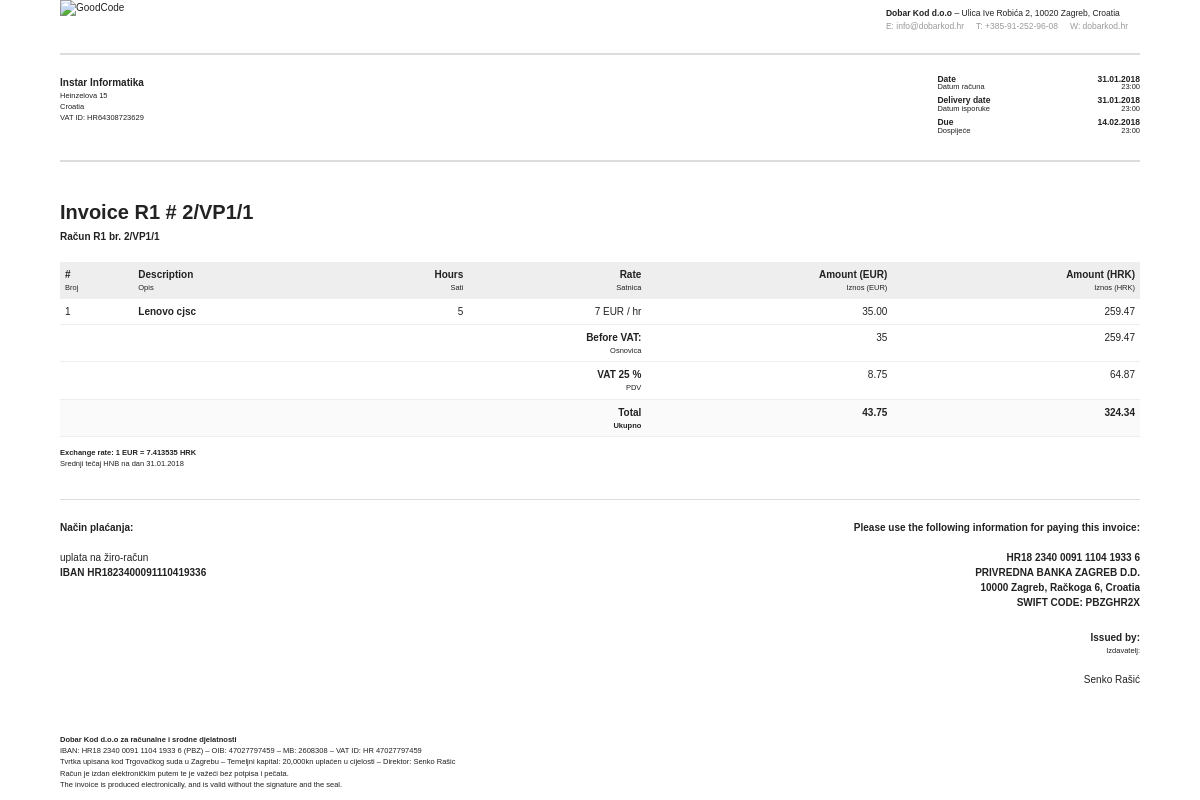
The app's page /invoice/2/ (signed in) with its own data.
### invoice/models.py (models this page shows, shortened)
class Invoice(models.Model):
    class Meta:
        verbose_name = 'Račun'
        verbose_name_plural = 'Računi'
    created = models.DateTimeField(
        'Datum izrade računa',
        max_length=120,
        default=now,
        editable=True)
    seq = models.IntegerField(
        'Broj računa',
        default=get_latest_invoice,
        editable=True)
    due_date = models.DateTimeField(
        'Datum dospijeća',
        max_length=120,
        default=now,
        editable=True)
    client = models.ForeignKey(
        Client,
        on_delete=models.CASCADE,
        related_name=u'invoices',
        verbose_name='Klijent')
    currency = models.CharField(
        'Valuta',
        max_length=120,
        choices=Client.CURRENCY_CHOICES,
        default=Client.CURRENCY_DEFAULT)
    default_payment_method = models.CharField(
        'Način plaćanja',
        max_length=120,
        choices=Client.PAYMENT_METHOD_CHOICES,
        default=Client.PAYMENT_METHOD_DEFAULT)
    exchange_rate = models.DecimalField(
        u'Tečaj',
        max_digits=12,
        decimal_places=6,
        default="1.00",
        null=True)
    vat_value = models.DecimalField(
        u'VAT',
        max_digits=3,
        decimal_places=2,
        blank=True)
    paid = models.BooleanField('Račun je plačen', default=False)
    @property
    def subtotal(self):
        val = self.items.aggregate(subtotal=models.Sum(u'amount'))[u'subtotal']
        return Decimal(val) if val is not None else Decimal(0)
    @property
    def subtotal_hrk(self):
        return _round2(self.subtotal * self.exchange_rate)
    @property
    def vat_amount(self):
        return _round2(self.subtotal * self.vat_value)
    @property
    def vat_hrk(self):
        return _round2(self.subtotal_hrk * self.vat_value)
    @property
    def total(self):
        return _round2(self.subtotal + self.vat_amount)
    @property
    def total_hrk(self):
        return _round2(self.subtotal_hrk + self.vat_hrk)
    @property
    def has_hourly(self):
        return self.items.filter(is_hourly=True).exists()
    def __str__(self):
        return str(self.seq) + '/VP1/1'

class Client(models.Model):
    CURRENCY_HRK = u'HRK'
    CURRENCY_EUR = u'EUR'
    CURRENCY_USD = u'USD'
    CURRENCY_AUD = u'AUD'
    CURRENCY_CHOICES = (
        (CURRENCY_HRK, u'Hrvatska Kuna'),
        (CURRENCY_EUR, u'Euro'),
        (CURRENCY_USD, u'Američki dolar'),
        (CURRENCY_AUD, u'Australski dolar')
    )
    CURRENCY_DEFAULT = CURRENCY_HRK
    PAYMENT_METHOD_PAYPAL = 'PayPal'
    PAYMENT_METHOD_WIRETRANSFER = 'Wire-transfer'
    PAYMENT_METHOD_CHOICES = (
        (PAYMENT_METHOD_PAYPAL, u'Paypal'),
        (PAYMENT_METHOD_WIRETRANSFER, u'Wire-transfer')
    )
    PAYMENT_METHOD_DEFAULT = PAYMENT_METHOD_WIRETRANSFER
    class Meta:
        verbose_name = 'Klijent'
        verbose_name_plural = 'Klijenti'
    name = models.CharField(u'Naziv klijenta', max_length=120)
    address = models.TextField(u'Adresa')
    country = CountryField(u'Država', blank_label=u'(Odaberi državu)')
    vat_id = VATNumberField(default="", blank=True, verbose_name=u'VAT ID')
    currency = models.CharField(
        u'Valuta', max_length=30,
        choices=CURRENCY_CHOICES,
        default=CURRENCY_DEFAULT)
    default_payment_method = models.CharField(
        u'Način plaćanja',
        max_length=30,
        choices=PAYMENT_METHOD_CHOICES,
        default=PAYMENT_METHOD_DEFAULT)
    @property
    def reverse_charge(self):
        if self.country not in settings.VAT_DATA or self.country in settings.EXEMPTED_COUNTRIES:
            return False
        if not self.vat_id:
            return False
        return True

class InvoiceItem(models.Model):
    class Meta:
        verbose_name = 'Stavka računa'
        verbose_name_plural = 'Stavke računa'
    invoice = models.ForeignKey(
        Invoice,
        on_delete=models.CASCADE,
        related_name=u'items')
    is_hourly = models.BooleanField(
        'Obračun po satu',
        default=True)
    description = models.CharField(
        'Opis stavke',
        max_length=300)
    additional_info = models.TextField(
        'Dodatni podaci',
        max_length=300,
        blank=True,
        null=True)
    amount = models.DecimalField(
        u'Iznos',
        max_digits=7,
        decimal_places=2,
        blank=True,
        null=True)
    rate = models.DecimalField(
        u'Cijena radnog sata',
        max_digits=5,
        decimal_places=2,
        blank=True,
        null=True)
    hours = models.DecimalField(
        u'Broj sati',
        max_digits=5,
        decimal_places=1,
        blank=True,
        null=True)
    @property
    def amount_hrk(self):
        return _round2(self.amount * self.invoice.exchange_rate)

### invoice/views.py (the view)
# urls.py: url(r'^invoice/(?P<id>\d+)/$', print_invoice),
@login_required
def print_invoice(request, id=None):
    instance = get_object_or_404(Invoice, id=id)
    context = {
        "instance": instance,
        "instance_items": instance.items.all(),
        "vat": int(instance.vat_value * 100),
        "colspan": 4 if instance.has_hourly else 2,
    }
    return render(request, "admin/print.html", context)

### templates/admin/print.html (shortened to what this page needs)
{% load staticfiles %}
<html lang="en">
    <head>
    </head>
    <body>
        <div class="page">
            <header class="page-header clearfix">
                <img src="{% static "admin/goodcode-logo-color.png" %}" alt="GoodCode" class="logo" >
                <div class="contact">
                    <strong>Dobar Kod d.o.o</strong> – Ulica Ive Robića 2, 10020 Zagreb, Croatia<br>
                    <span>E: info@dobarkod.hr</span><span>T: +385-91-252-96-08</span><span>W: dobarkod.hr</span>
                </div>
            </header>
            <section class="invoice-header clearfix">
                <div class="recipient">
                    <strong>{{ instance.client.name }}</strong>
                    <small>{{ instance.client.address|linebreaks }}
                    {% load i18n %}
                    {% language 'en' %}
                    {{instance.client.country.name }}
                    {% endlanguage %}
                    {% if instance.client.vat_id %}
                        <br> VAT ID: {{ instance.client.vat_id }}
                    {% endif %}
                    </small>
                </div>
                <div class="dates">
                    <div class="clearfix">
                        <div class="labels">
                            <strong>Date</strong>
                            <small>Datum računa</small>
                        </div>
                        <div class="values">
                            <strong> {{ instance.created|date:'d.m.Y' }}</strong>
                            <small>{{ instance.created|date:'H:i' }}</small>
                        </div>
                    </div>
                    <div class="clearfix">
                        <div class="labels">
                            <strong>Delivery date</strong>
                            <small>Datum isporuke</small>
                        </div>
                        <div class="values">
                            <strong> {{ instance.created|date:'d.m.Y' }}</strong>
                            <small>{{ instance.created|date:'H:i' }}</small>
                        </div>
                    </div>
                    <div class="clearfix">
                        <div class="labels">
                            <strong>Due</strong>
                            <small>Dospijeće</small>
                        </div>
                        <div class="values">
                            <strong> {{ instance.due_date|date:'d.m.Y' }} </strong>
                            <small>{{ instance.due_date|date:'H:i' }}</small>
                        </div>
                    </div>
                </div>
            </section>
            <section class="invoice clearfix">
                <h1 class="invoice-no">
                    <strong>Invoice R1 # {{ instance }}</strong>
                    Račun R1 br. {{ instance }}
                </h1>
                <table class="invoice-spec">
                    <thead>
                        <tr>
                            <td class="align-left">
                                <strong>#</strong>
                                <small>Broj</small>
                            </td>
                            <td class="align-left">
                                <strong>Description</strong>
                                <small>Opis</small>
                            </td>
                            {% if instance.has_hourly %}
                            <td>
                                <strong>Hours</strong>
                                <small>Sati</small>
                            </td>
                            <td>
                                <strong>Rate</strong>
                                <small>Satnica</small>
                            </td>
                            {% endif %}
                            {% if instance.currency != "HRK" %}
                            <td>
                                <strong>Amount ({{ instance.currency }})</strong>
                                <small>Iznos ({{ instance.currency }})</small>
                            </td>
                            {% endif %}
                            <td>
                                <strong>Amount (HRK)</strong>
                                <small>Iznos (HRK)</small>
                            </td>
                        </tr>
                    </thead>
                    <tbody>
                        {% for item in instance_items %}
                            <tr>
                                <td class="align-left"> {{ forloop.counter }} </td>
                                <td class="align-left">
                                    <strong> {{ item.description }} </strong>
                                </td>
                            {% if instance.has_hourly %}
                                <td> {{ item.hours|floatformat }} </td>
                                <td> {{ item.rate|floatformat }}
                                {% if item.is_hourly %}
                                {{ instance.currency }} / hr</td>
                                {% endif %}
                            {% endif %}
                            {% if instance.currency != "HRK" %}
                            <td> {{ item.amount }} </td>
                            {% endif %}
                            <td> {{ item.amount_hrk }} </td>
                            </tr>
                        {% endfor %}
                        <tr>
                            <td colspan="{{ colspan }}">
                                <strong>Before VAT:</strong>
                                <small>Osnovica</small>
                            </td>
                            {% if instance.currency != "HRK" %}
                            <td> {{ instance.subtotal }} </td>
                            {% endif %}
                            <td> {{ instance.subtotal_hrk }} </td>
                        </tr>
                        <tr>
                            <td colspan="{{ colspan }}">
                                <strong>VAT  {{ vat }} %</strong>
                                <small>PDV</small>
                            </td>
                            {% if instance.currency != "HRK" %}
                            <td> {{ instance.vat_amount }} </td>
                            {% endif %}
                            <td> {{ instance.vat_hrk }} </td>
                        </tr>
                    </tbody>
                    <tfoot>
                        <tr>
                            <td colspan="{{ colspan }}">
                                <strong>Total</strong>
                                <small>Ukupno</small>
                            </td>
                            {% if instance.currency != "HRK" %}
                            <td> {{ instance.total }} </td>
                            {% endif %}
                            <td> {{ instance.total_hrk }} </td>
                        </tr>
                    </tfoot>
                </table>
                {% if instance.currency != "HRK" %}
                <div class="note left">
                    <small><strong>Exchange rate: 1 {{ instance.currency }} = {{ instance.exchange_rate }} HRK</strong></small>
                    <small>Srednji tečaj HNB na dan {{ instance.created|date:'d.m.Y' }}</small>
                </div>
                {% endif %}
            </section>
            <section class="payment-details">
                <div class="row right align-right">
                    {% if instance.default_payment_method == 'Wire-transfer' %}
                    <strong>Please use the following information for paying this invoice:</strong><br>
                    <strong>
                        HR18 2340 0091 1104 1933 6<br>
                        PRIVREDNA BANKA ZAGREB D.D.<br>
                        10000 Zagreb, Račkoga 6, Croatia<br>
                        SWIFT CODE: PBZGHR2X
                    </strong>
                    {% endif %}
                </div>
                <div class="row clearfix">
                    {% if instance.default_payment_method == 'Wire-transfer' %}
                    <strong>Način plaćanja:</strong><br>uplata na žiro-račun
                    <strong>IBAN HR1823400091110419336</strong>
                    {% endif %}
                </div>
                <div class="row align-right">
                    <strong>Issued by:</strong>
                    <small>Izdavatelj:</small><br><br>
                    Senko Rašić
                </div>
            </section>
            <footer class="page-footer">
                <small><strong>Dobar Kod d.o.o za računalne i srodne djelatnosti</strong> IBAN: HR18 2340 0091 1104 1933 6 (PBZ) – OIB: 47027797459 – MB: 2608308 – VAT ID: HR 47027797459<br>
                Tvrtka upisana kod Trgovačkog suda u Zagrebu – Temeljni kapital: 20,000kn uplaćen u cijelosti – Direktor: Senko Rašic<br>
                Račun je izdan elektroničkim putem te je važeći bez potpisa i pečata.<br>
                The invoice is produced electronically, and is valid without the signature and the seal.</small>
            </footer>
        </div>
    </body>
</html>

### records on screen
Invoice: client.name "Instar Informatika", client.address "Heinzelova 15", client.country.name "Croatia", client.vat_id "HR64308723629", created "31.01.2018", created "23:00", due_date "14.02.2018", due_date "23:00", seq "2/VP1/1", currency "EUR", subtotal "35", subtotal_hrk "259.47", vat_amount "8.75", vat_hrk "64.87", total "43.75", total_hrk "324.34", exchange_rate "7.413535"
InvoiceItem: description "Lenovo cjsc", hours "5", rate "7", amount "35.00", amount_hrk "259.47"

### other values on screen
{{ vat }} "25"
